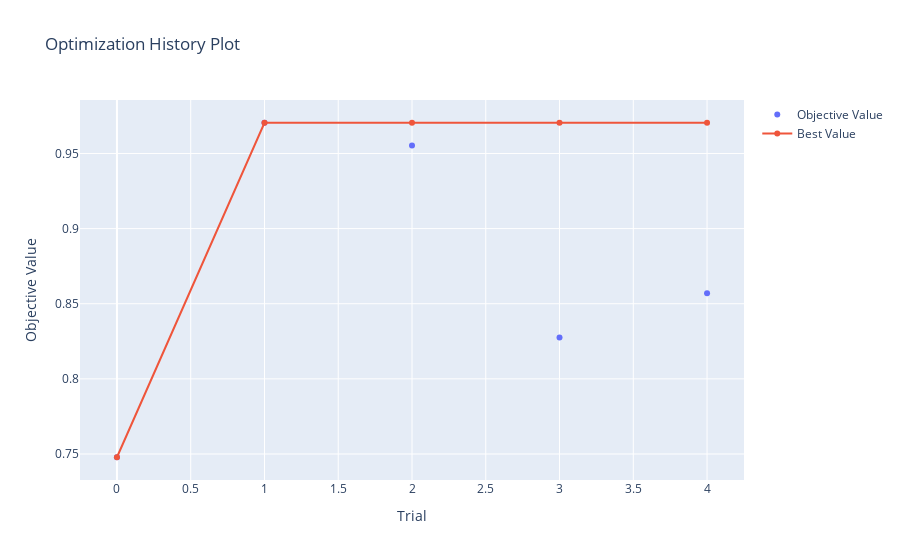

Source (notebook cell):
### Code cell
from optuna.visualization import plot_optimization_history

plot_optimization_history(study)

### Figure 1 — Plotly figure (JSON) as saved in the notebook; plotly's stock layout.template omitted (floating-point values rounded to 4 significant figures)
{"data": [{"mode": "markers", "name": "Objective Value", "type": "scatter", "x": [0, 1, 2, 3, 4], "y": [0.7478, 0.9705, 0.9554, 0.8275, 0.8569]}, {"name": "Best Value", "type": "scatter", "x": [0, 1, 2, 3, 4], "y": [0.7478, 0.9705, 0.9705, 0.9705, 0.9705]}], "layout": {"autosize": true, "title": {"text": "Optimization History Plot"}, "xaxis": {"autorange": true, "range": [-0.2438, 4.244], "title": {"text": "Trial"}, "type": "linear"}, "yaxis": {"autorange": true, "range": [0.7295, 0.9888], "title": {"text": "Objective Value"}, "type": "linear"}}}
